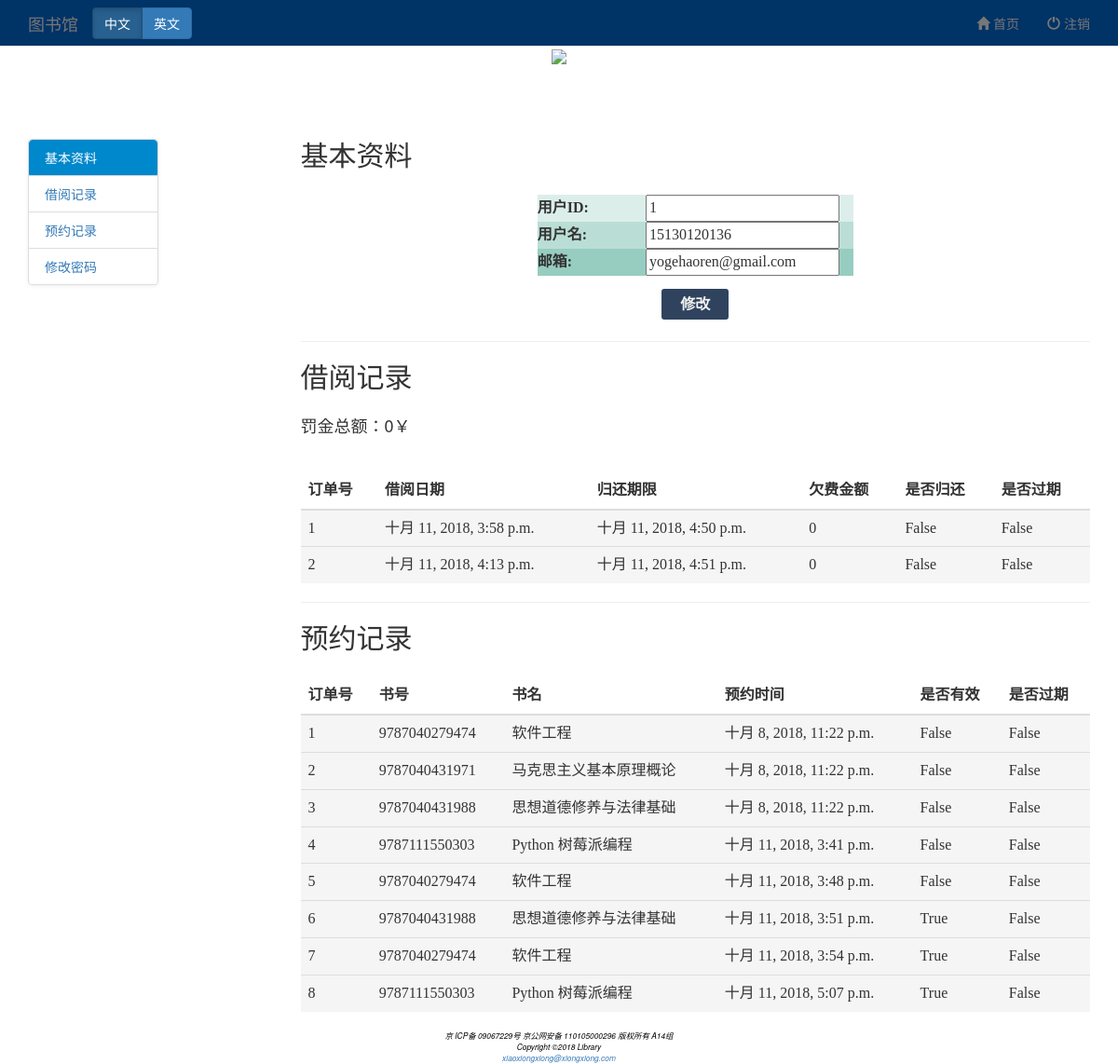
The page /user_message/ (signed in) on the database as committed earlier.
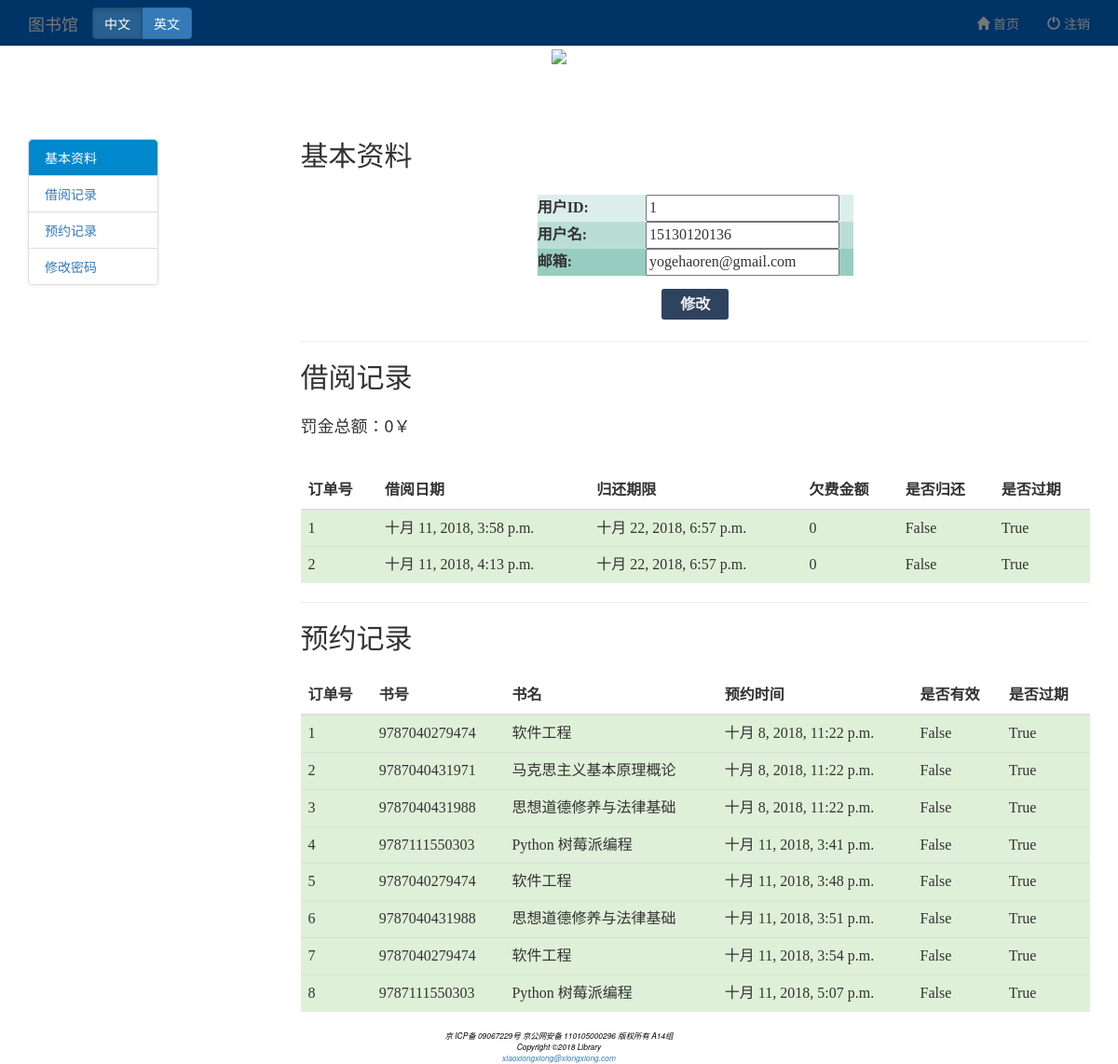
The same page on the database as committed later.
### reader/models.py (models this page shows, shortened)
class User(models.Model):
    user_id = models.IntegerField(auto_created=True, primary_key=True)
    email = models.CharField(max_length=100, null=False)
    borrow_num = models.IntegerField(default=0)
    user_name = models.CharField(max_length=20, null=False)
    deposit = models.BooleanField(default=False)
    password = models.CharField(max_length=20, null=False)

### librarian/models.py (models this page shows, shortened)
class BorrowOrder(models.Model):
    order_id = models.IntegerField(auto_created=True, primary_key=True)
    user = models.ForeignKey(User, related_name="borrow_order_user")
    book = models.ForeignKey(AllBook, related_name="borrow_order_book")
    borrow_time = models.DateTimeField(null=False)
    debt = models.IntegerField(default=0)
    return_time = models.DateTimeField(null=True)
    is_return = models.BooleanField(null=False)
    expire = models.BooleanField(default=False)
    last_count_time = models.DateTimeField(null=True)

class ReserveOrder(models.Model):
    order_id = models.IntegerField(primary_key=True)
    user = models.ForeignKey(User, related_name="reserve_order_user")
    book = models.ForeignKey(AllBook, related_name="reserve_order_book")
    isbn = models.ForeignKey(Book, related_name="reserve_order_isbn")
    borrow_time = models.DateTimeField(null=False)
    successful = models.BooleanField(null=False)
    expire = models.BooleanField(default=False)

class AllBook(models.Model):
    book_id = models.IntegerField(auto_created=True, primary_key=True)
    is_available = models.BooleanField(null=False, default=True)
    isbn = models.ForeignKey(Book, related_name="all_book_isbn")

class Book(models.Model):
    author = models.CharField(max_length=50)
    isbn = models.IntegerField(primary_key=True)
    total_num = models.IntegerField(null=False)
    available_num = models.IntegerField(null=False)
    book_name = models.CharField(max_length=100, null=False)
    type = models.CharField(max_length=20, null=False)
    place = models.CharField(max_length=50, null=False)
    image_url = models.CharField(max_length=100, default='None')
    price = models.CharField(max_length=100, default='100')

### reader/views.py (the view)
# urls.py: url(r'^user_message/$', reader_views.user_message, name="user_message"),
def user_message(request):
    username = request.session.get('username', "None")
    if username == "None":
        return HttpResponseRedirect(reverse("login"))
    try:
        user = User.objects.get(user_name=username)
        if user:
            borrow_order_list = BorrowOrder.objects.filter(user_id=user.user_id)
            reserve_order_list = ReserveOrder.objects.filter(user_id=user.user_id, )
            return render(request, 'user_message.html', {'user_id': user.user_id,
                                                         'user_email': user.email,
                                                         'user_name': user.user_name,
                                                         'reserve_order_list': reserve_order_list,
                                                         'borrow_order_list': borrow_order_list
                                                         }
                          )
        else:
            return HttpResponseRedirect(reverse("login"))
    except:
        return HttpResponseRedirect(reverse("login"))

### reader/templates/user_message.html (shortened to what this page needs)
<!DOCTYPE html>
<html>
<head>
{% load i18n %}
    <link rel="stylesheet" href="https://cdn.staticfile.org/twitter-bootstrap/3.3.7/css/bootstrap.min.css">
</head>
<nav class="navbar navbar-default navbar-fixed-top" role="navigation" style="background-color: #003366;height:50px;">
    <div class="container">
        <div class="navbar-header">
            <a class="navbar-brand">图书馆</a>
        </div>
        <div>
            <ul class="nav navbar-nav navbar-right" style="position:absolut; left:0px; top:0px">
                <li><a href="#"><span class="glyphicon glyphicon-home"></span> 首页</a></li>
                <li><a href="#"><span class="glyphicon glyphicon-off"></span> 注销</a></li>
            </ul>
        </div>
        <div class="btn-group navbar-btn" data-toggle="buttons">
            <label class="btn btn-primary active">
                <input type="radio" name="options" id="option1">中文
            </label>
            <label class="btn btn-primary">
                <input type="radio" name="options" id="option2">英文
            </label>
        </div>
    </div>
</nav>
<body data-spy="scroll" data-target="#myScrollspy">
<form action="{% url 'set_language' %}" method="post">
</form>
	<div align="right" class="banner-content" style="display: block;">
		<a href="/"style=" font-size:16px;">{% trans '首页' %}</a>| <a href="/"style=" font-size:16px;" >{% trans '退出' %}</a>
	</div>
    <div style="text-align:center;"><img src="/static/images/book_logo.png" style="vertical-align:middle;" width="210"  /></div>
	<br>
	<br>
	<br>
<div class="container">
    <div class="row">
        <div class="col-xs-3" id="myScrollspy">
            <ul class="nav nav-tabs nav-stacked" id="myNav">
                <li class="active"><a href="#section-1">{% trans '基本资料' %}</a></li>
                <li><a href="#section-2">{% trans '借阅记录' %}</a></li>
                <li><a href="#section-3">{% trans '预约记录' %}</a></li>
                <li><a href="{% url 'change_passwd' %}">{% trans '修改密码' %}</a></li>
            </ul>
        </div>
        <div class="col-xs-9 ">
            <h2 id="section-1" style="display:block; height:50px; width:350px">{% trans '基本资料' %}</h2>
	<form id="profile" class="setting-profile-form" method="POST" action=" ">
	 <table align="center"   width="40%" id="tab" >
		<tr class="t1"> <th width="30%" align="right">{% trans '用户ID' %}:</th> <td class="line30" align="center"><input align="center" type="text" value="{{ user_id  }}" name="user_id" placeholder="用户id" readonly />
        <tr class="t2"> <th width="25%" align="right">{% trans '用户名' %}:</th> <td class="line30" align="center"><input  align="center" type="text" value="{{ user_name }}" name="user_name" placeholder="用户名" readonly />
		<tr class="t3"><th width="25%" align="right">{% trans '邮箱' %}:</th> <td class="line30" align="center"><input    type="email" name="email" value="{{ user_email }}" placeholder="邮箱" readonly />
		</table>
    </form>
	<div id="login_click" align="center">
        <a id="btlogin" href="#">{% trans '修改' %}</a>
    </div>
            <hr>
            <h2 id="section-2" style="display:block; height:50px; width:400px">{% trans  '借阅记录' %}</h2>
	<h4 style="display:block; height:50px; width:400px">{% trans  '罚金总额：' %}<span id="all_fine">0￥</span></h4>
<table align="center" id="tab" width="300px"  class="table table-striped">
	<thead>
		<tr >
			<th align="center">{% trans '订单号' %}</th>
			<th align="center">{% trans '借阅日期' %}</th>
			<th align="center">{% trans '归还期限' %}</th>
			<th align="center">{% trans '欠费金额' %}</th>
			<th align="center">{%  trans '是否归还' %}</th>
            <th align="center">{%  trans '是否过期' %}</th>
		</tr>
	</thead>
	<tbody >
    {% for borrow_order in borrow_order_list %}
        {% if borrow_order.expire %}
        <tr class="success">
        {% else %}
        <tr class="active">
        {% endif %}
        <td >{{ borrow_order.order_id }}</td>
        <td >{{ borrow_order.borrow_time }}</td>
        {% if borrow_order.return_time == None %}
            <td>{% trans '尚未归还' %}</td>
        {% else %}
            <td>{{ borrow_order.return_time }}</td>
        {% endif %}
        <td >{{ borrow_order.debt }}</td>
        <td >{{ borrow_order.is_return }}</td>
        <td >{{ borrow_order.expire }}</td>
    {% endfor %}
	</tbody>
</table>
            <hr>
            <h2 id="section-3" style="display:block; height:50px; width:400px">{% trans '预约记录' %}</h2>
<table align="center" id="tab" width="300px"  class="table table-striped">
	<thead>
		<tr >
            <th align="center">{% trans '订单号' %}</th>
            <th align="center">{% trans '书号' %}</th>
            <th align="center">{% trans '书名' %}</th>
			<th align="center">{% trans '预约时间' %}</th>
			<th align="center">{% trans '是否有效' %}</th>
			<th align="center">{% trans '是否过期' %}</th>
		</tr>
	</thead>
	<tbody >
    {% for reserve_order in reserve_order_list %}
        {% if reserve_order.expire %}
        <tr class="success">
        {% else %}
        <tr class="active">
        {% endif %}
            <td>{{ reserve_order.order_id }}</td>
            <td>{{ reserve_order.book.isbn.isbn }}</td>
			<td >{{ reserve_order.book.isbn.book_name }}</td>
			<td>{{ reserve_order.borrow_time }}</td>
            <td>{{ reserve_order.successful }}</td>
            <td>{{ reserve_order.expire }}</td>
		</tr>
    {% endfor %}
	</tbody>
</table>
        </div>
    </div>
</div>
<footer style="color: #000000;font-weight: 20px;font-size: .60em;font-style: italic;text-align: center;">
京 ICP备 09067229号   京公网安备 110105000296   版权所有 A14组
<br>
Copyright &copy;2018 Library
<br>
<a href="#">xiaoxiongxiong@xiongxiong.com</a>
</footer>
</body>
</html>

### reader/templates/user_message.html (style rules this page uses)
ul.nav-tabs { width: 140px; margin-top: 20px; border-radius: 4px; border: 1px solid #ddd; box-shadow: 0 1px 4px rgba(0, 0, 0, 0.067); }
ul.nav-tabs li { margin: 0; border-top: 1px solid #ddd; }
ul.nav-tabs li:first-child { border-top: none; }
ul.nav-tabs li a { margin: 0; padding: 8px 16px; border-radius: 0; }
ul.nav-tabs li.active a, ul.nav-tabs li.active a:hover { color: #fff; background: #0088cc; border: 1px solid #0088cc; }
ul.nav-tabs li:first-child a { border-radius: 4px 4px 0 0; }
ul.nav-tabs li:last-child a { border-radius: 0 0 4px 4px; }
div { display: block; }
tr.t1 { background:hsla(165,35%,50%,0.2);height:20px; }
tr.t2 { background:hsla(165,35%,50%,0.4);height:20px; }
tr.t3 { background:hsla(165,35%,50%,0.6);height:20px; }
#login_click { margin-top:20px; height:30px; }
#login_click a { text-decoration:none; background:#2f435e; color:#f2f2f2; padding: 8px 20px 8px 20px; font-size:16px; font-family: 微软雅黑,宋体,Arial,Helvetica,Verdana,sans-serif; font-weight:bold; border-radius:3px; -webkit-transition:all linear 0.30s; -moz-transition:all linear 0.30s; transition:all linear 0.30s; }
#tab { font-size:16px; font-family:楷体; text-algn:right; border-color:black; }

Rows that differ between the two databases and show on the page:
changed BorrowOrder "十月 11, 2018, 3:58 p.m.": return_time "十月 11, 2018, 4:50 p.m." → "十月 22, 2018, 6:57 p.m."; expire "False" → "True"
changed BorrowOrder "十月 11, 2018, 4:13 p.m.": return_time "十月 11, 2018, 4:51 p.m." → "十月 22, 2018, 6:57 p.m."; expire "False" → "True"
changed ReserveOrder id 1: expire "False" → "True"
changed ReserveOrder "马克思主义基本原理概论": expire "False" → "True"
changed ReserveOrder id 3: expire "False" → "True"
changed ReserveOrder "十月 11, 2018, 3:41 p.m.": expire "False" → "True"
changed ReserveOrder "十月 11, 2018, 3:48 p.m.": expire "False" → "True"
changed ReserveOrder "十月 11, 2018, 3:51 p.m.": successful "True" → "False"; expire "False" → "True"
changed ReserveOrder "十月 11, 2018, 3:54 p.m.": successful "True" → "False"; expire "False" → "True"
changed ReserveOrder "十月 11, 2018, 5:07 p.m.": successful "True" → "False"; expire "False" → "True"
